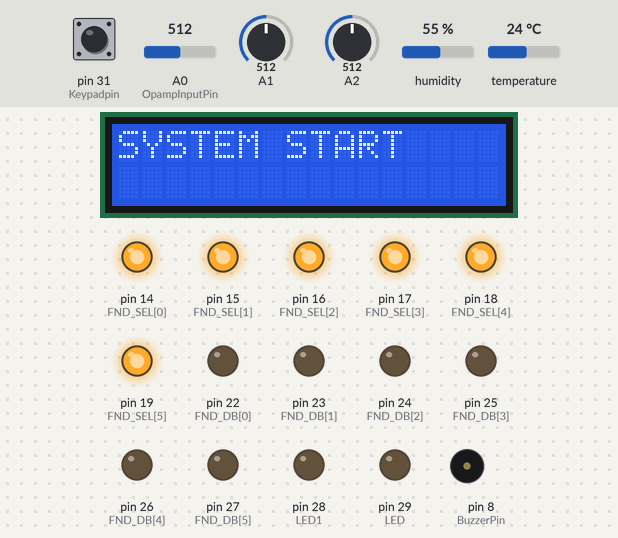
The sketch below on a simulated Arduino Mega 2560, built with avr-gcc and run on an emulated ATmega2560. Parts: 16×2 character LCD, output pins drawn as LEDs (lit = HIGH), buzzer (waves = sounding). The inputs (shaded band) are chosen by the test bench; at power-on: pin 31 (Keypadpin) LOW, A0 (OpampInputPin) = 512, A1 = 512, A2 = 512, humidity 55 %, temperature 24 °C.

Above: at 1.2 s.
1.3 s: pin 31 (Keypadpin) pulled HIGH for 0.15 s
At 1.5 s:
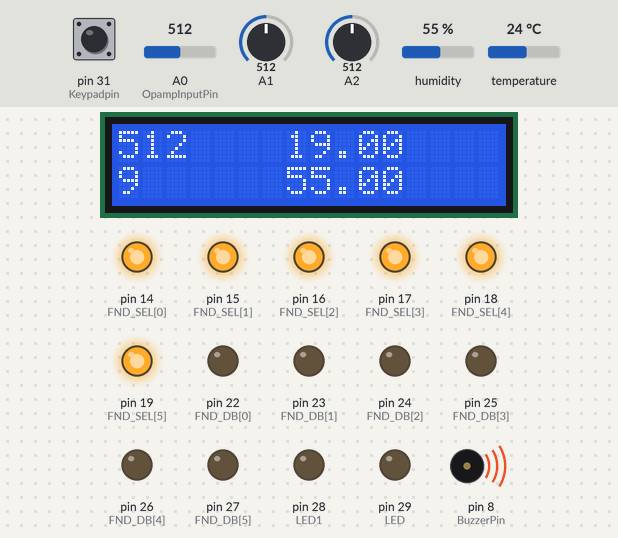
4.4 s: pin 31 (Keypadpin) pulled HIGH for 3.2 s
At 9.0 s:
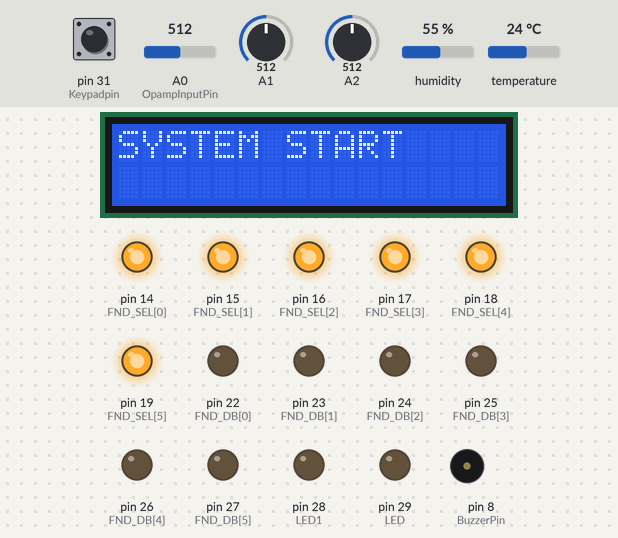
10.6 s: pin 31 (Keypadpin) pulled HIGH for 0.15 s
At 10.8 s:
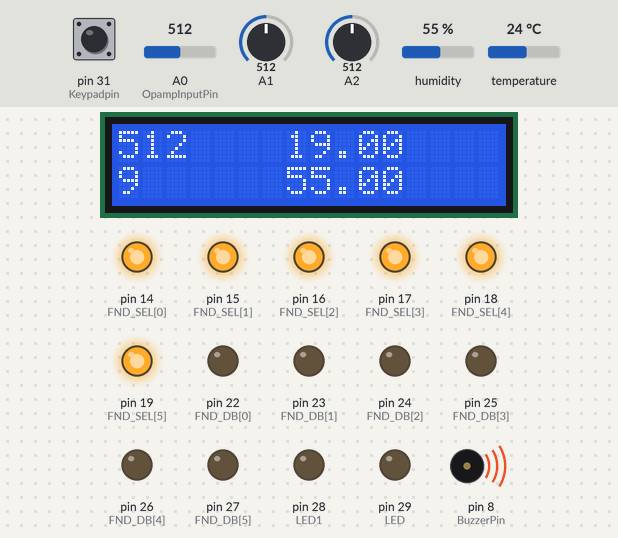
13.7 s: pin 31 (Keypadpin) pulled HIGH for 0.15 s
At 14.5 s:
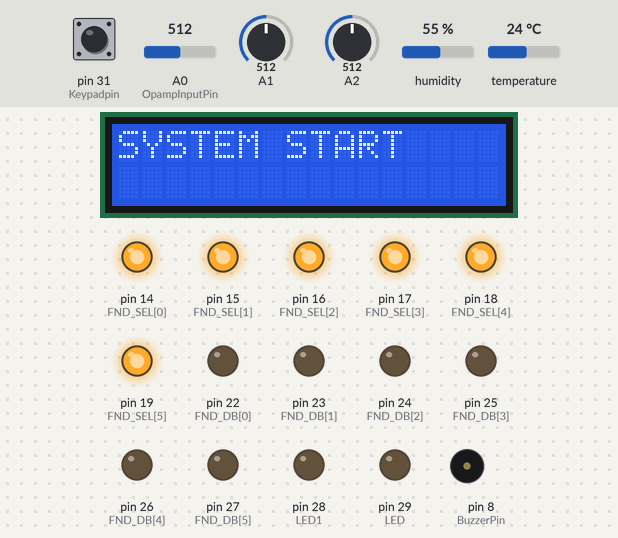
16.8 s: pin 31 (Keypadpin) pulled HIGH for 1 s
At 17.7 s:
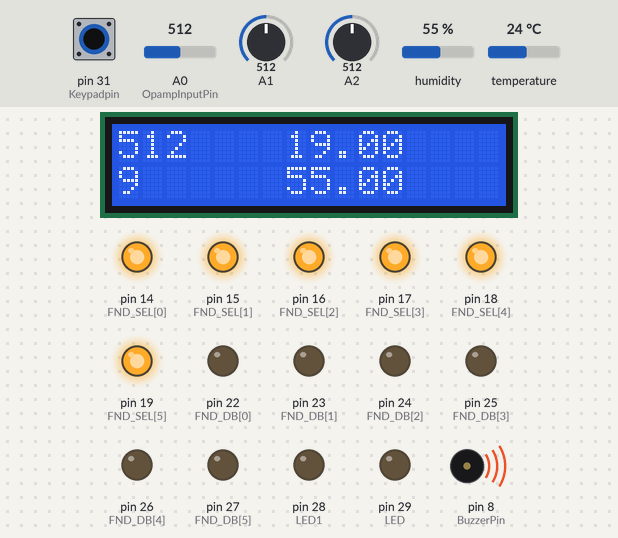
20.8 s: pin 31 (Keypadpin) pulled HIGH for 1 s
At 23.3 s:
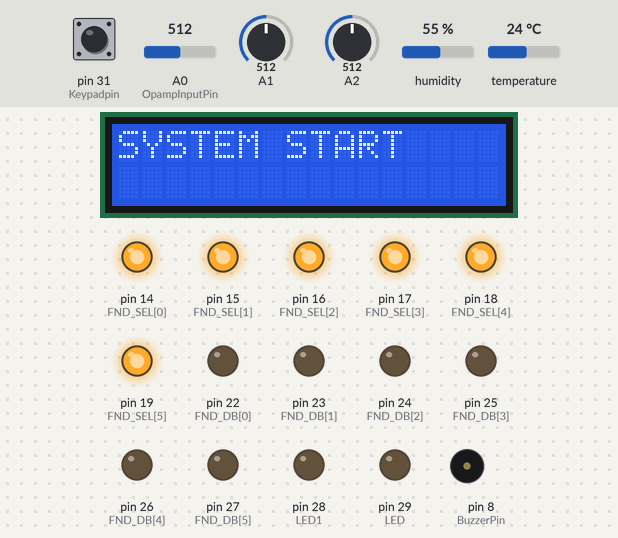
Timing chart, 0 to 24.8 s (numbered marks = the images above; inputs shaded):
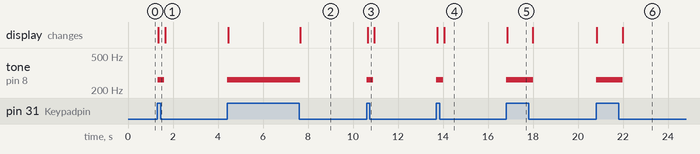

Measured:
- after the input at 1.3 s, tone on pin 8 (BuzzerPin): silent → 262 Hz at once, → silent 0.30 s later; the display: changes after 0.05 s (image 1)
- after the input at 4.4 s, tone on pin 8 (BuzzerPin): silent → 262 Hz at once, → silent 3.3 s later; the display: first changes at once (image 2 shows a later state)
- after the input at 10.6 s, tone on pin 8 (BuzzerPin): silent → 262 Hz at once, → silent 0.30 s later; the display: changes after 0.05 s (image 3)
- after the input at 13.7 s, tone on pin 8 (BuzzerPin): silent → 262 Hz at once, → silent 0.30 s later; the display: first changes after 0.05 s (image 4 shows a later state)
- after the input at 16.8 s, tone on pin 8 (BuzzerPin): silent → 262 Hz at once, → silent 1.2 s later; the display: changes after 0.05 s (image 5)
- after the input at 20.8 s, tone on pin 8 (BuzzerPin): silent → 262 Hz at once, → silent 1.2 s later; the display: first changes at once (image 6 shows a later state)

The sketch:

0607_0.ino
```cpp
#include<LiquidCrystal.h>
#include<SHT1x.h>
LiquidCrystal lcd(12,11,5,4,3,2);

int LED=29;
int LED1=28;
int Keypadpin=31;
byte FND_SEL[6]={14,15,16,17,18,19};
byte FND_DB[8]={22,23,24,25,26,27,28,29};
byte FND_DATA[]={0x3F,0x06,0x5B,0x4F,
0x66,0x6D,0x7D,0x27,
0x7F,0x67,0x77,0x7C,
0x39,0x5E,0x79,0x71};

int OpampInputPin=A0;
int val=0;

int CdsSensorValue=0;
int PsdSensorValue=0;

int BuzzerPin=8;

int DataPin=14;
int ClockPin=15;
int MT_P=8;
int MT_N=9;

SHT1x sht1x(DataPin,ClockPin);
float g_fTempC=0;
float g_fHumidity=0;

void setup(){

  pinMode(LED,OUTPUT);
  digitalWrite(LED,LOW);
  pinMode(LED1,OUTPUT);
  digitalWrite(LED1,LOW);

  pinMode(BuzzerPin,OUTPUT);
  lcd.begin(16,2);
  lcd.print ("SYSTEM START");

  for(int i=0;i<8;i++){
    pinMode(FND_DB[i],OUTPUT);
  }

  for(int i=0;i<6;i++){
    pinMode(FND_SEL[i],OUTPUT);
    digitalWrite(FND_SEL[i],HIGH);
  }

  pinMode(Keypadpin,INPUT);

  }

/*사용자 생성 함수*/

/*LED를 깜빡거리는 함수*/
void LEDblink(){
  digitalWrite(LED,HIGH);
  digitalWrite(LED1,HIGH);
  delay(500);
  digitalWrite(LED,LOW);
  digitalWrite(LED1,LOW);
}

/*소리가 나는 함수*/
void Sound(){
  tone(BuzzerPin,262,300);
  }

/*Fan을 가동시키는 함수*/
void FanON(){
    digitalWrite(MT_P,HIGH);
    digitalWrite(MT_N,LOW);
   }

/*Fan 가동을 중지하는 함수*/
void FanOFF(){
    digitalWrite(MT_P,LOW);
    digitalWrite(MT_N,LOW);
   }


void loop(){
  lcd.setCursor(0,1);

/*소리값 val*/
  val=analogRead(OpampInputPin);
  delay(5);
  if(digitalRead(Keypadpin)!=0){
    /*키패드 안눌렸을 때*/
    }


/*소리가 60보다 클때부터 작동*/
  if(val>=60){

   while(1){
     lcd.clear();
/*키패드 PR10번이 눌리면 모두 멈추고 SYSTEM START화면*/
     if(digitalRead(Keypadpin)==0){
      lcd.clear();
      lcd.print ("SYSTEM START");
      break;
      }
/*빛의 밝기 LCD 출력*/
     lcd.setCursor(0,0);
     CdsSensorValue=analogRead(A1);
     lcd.print(CdsSensorValue);

/*거리 LCD 출력*/
     lcd.setCursor(0,1);
     PsdSensorValue=analogRead(A2);
     /*적외선 거리 센서의 출력은 10~60cm 거리에서, 2.2V~0.5V로 반비례 값을 출력한다.
     10cm 이하의 거리는 검출하지 못한다.*/
     PsdSensorValue=(6762/(PsdSensorValue-9))-4;
     /*거리가 7cm 이내면 7cm로 인식한다.*/
     if(PsdSensorValue<7&&PsdSensorValue>=0){
        PsdSensorValue=7;
     }
     /*거리가 150cm 이상이면 150cm로 인식한다.*/
     if(PsdSensorValue>150||PsdSensorValue<0){
        PsdSensorValue=150;
     }
     lcd.print(PsdSensorValue);


/*거리가 20cm 이하면 소리 삑삑*/
      if(PsdSensorValue<=20){
        Sound();
      }

/*온습도 LCD화면 출력*/
     lcd.setCursor(7,0);
     g_fTempC = sht1x.readTemperatureC()-5;
     lcd.print(g_fTempC);

     lcd.setCursor(7,1);
     g_fHumidity = sht1x.readHumidity();
     lcd.print(g_fHumidity);

/*온도가 30도 이상이면 FAN ON*/
      if(g_fTempC>=30){
        FanON();
      }
      else{
      FanOFF();
      }

/*습도가 50이하면 LED 깜박깜박*/
  if(g_fHumidity<=50){
    LEDblink();
  }

     delay(250);
  }

/*습도가 50도 이하면 7-SEG 50 출력*/

/* 7-SEG에 50을 출력하려고 하면 습,온도 센서가 이상하게 나옴.
     if(g_fHumidity<=50){
       for(int i=0;i<2;i++){
       FndDisplay(i,FND_DATA[i*5]);
       delay(10);
       }
     }
*/


  }

}
```
